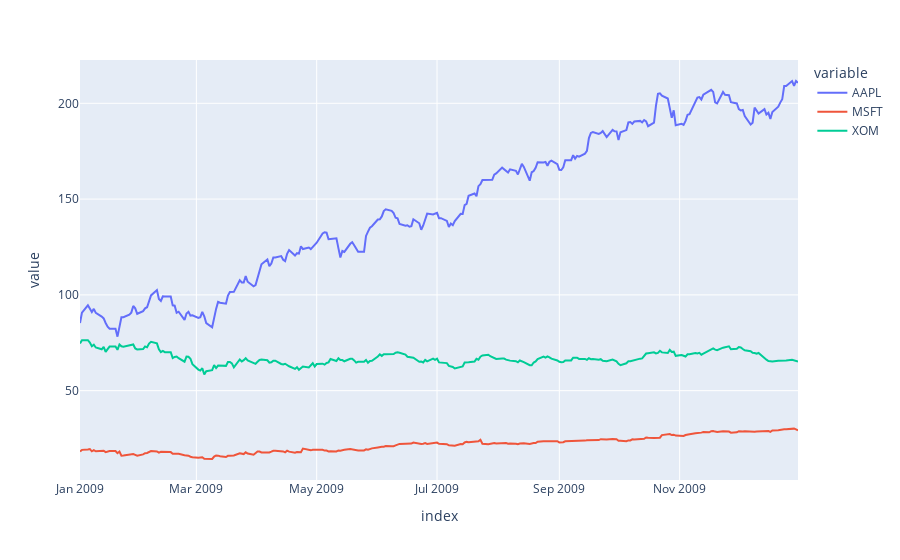

Notebook cell for this chart:
### Code cell
import plotly as pt

pt.plot(close_px.loc['2009'], kind='line')

### Figure 1 — Plotly figure (JSON) as saved in the notebook; plotly's stock layout.template omitted (floating-point values rounded to 4 significant figures; data arrays with more than 128 entries replaced by an {"elided": "..."} marker saying what was removed)
{"data": [{"hovertemplate": "variable=AAPL<br>index=%{x}<br>value=%{y}<extra></extra>", "legendgroup": "AAPL", "line": {"color": "#636efa", "dash": "solid"}, "marker": {"symbol": "circle"}, "mode": "lines", "name": "AAPL", "orientation": "v", "showlegend": true, "type": "scatter", "x": {"elided": "261 str values"}, "xaxis": "x", "y": {"elided": "261 float values"}, "yaxis": "y"}, {"hovertemplate": "variable=MSFT<br>index=%{x}<br>value=%{y}<extra></extra>", "legendgroup": "MSFT", "line": {"color": "#EF553B", "dash": "solid"}, "marker": {"symbol": "circle"}, "mode": "lines", "name": "MSFT", "orientation": "v", "showlegend": true, "type": "scatter", "x": {"elided": "261 str values"}, "xaxis": "x", "y": {"elided": "261 float values"}, "yaxis": "y"}, {"hovertemplate": "variable=XOM<br>index=%{x}<br>value=%{y}<extra></extra>", "legendgroup": "XOM", "line": {"color": "#00cc96", "dash": "solid"}, "marker": {"symbol": "circle"}, "mode": "lines", "name": "XOM", "orientation": "v", "showlegend": true, "type": "scatter", "x": {"elided": "261 str values"}, "xaxis": "x", "y": {"elided": "261 float values"}, "yaxis": "y"}], "layout": {"legend": {"title": {"text": "variable"}, "tracegroupgap": 0}, "margin": {"t": 60}, "xaxis": {"anchor": "y", "domain": [0, 1], "title": {"text": "index"}}, "yaxis": {"anchor": "x", "domain": [0, 1], "title": {"text": "value"}}}}
